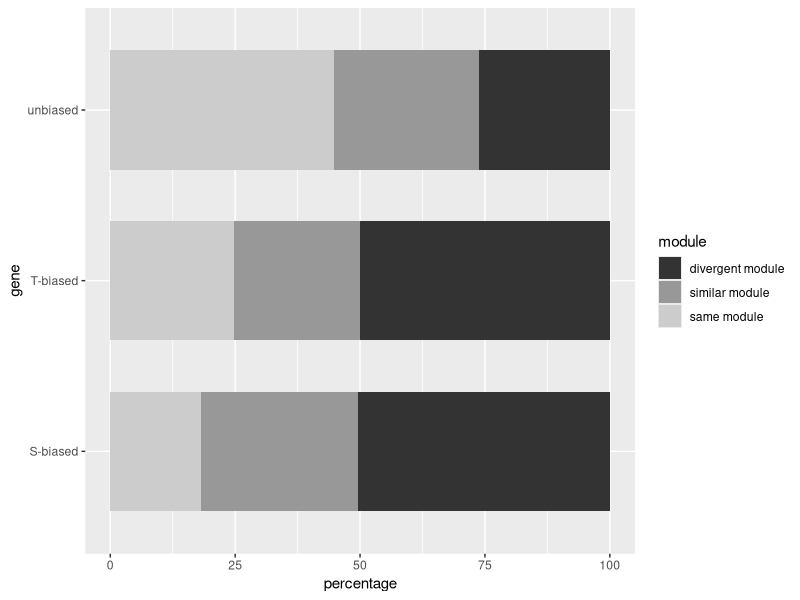
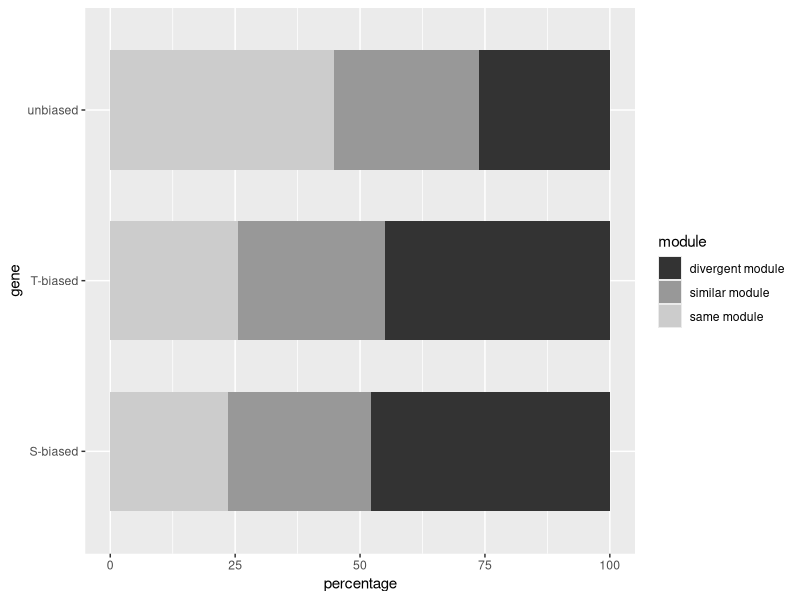
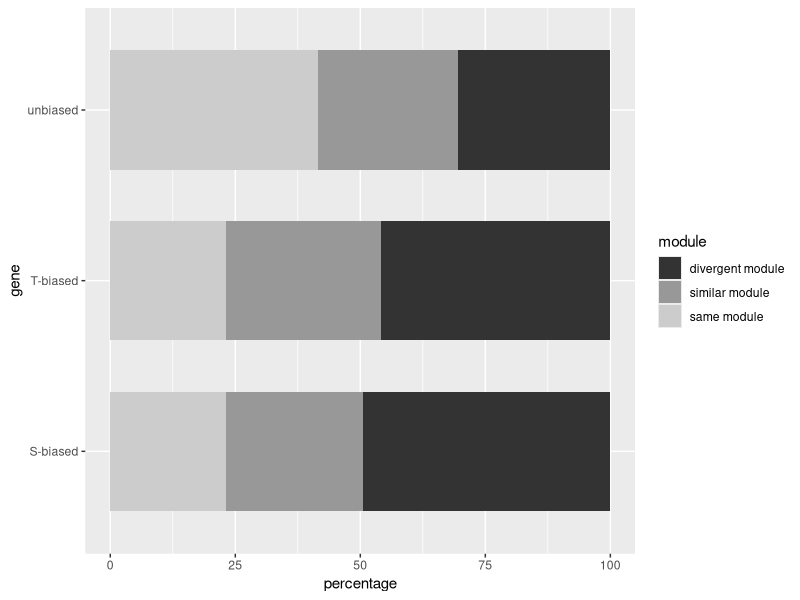
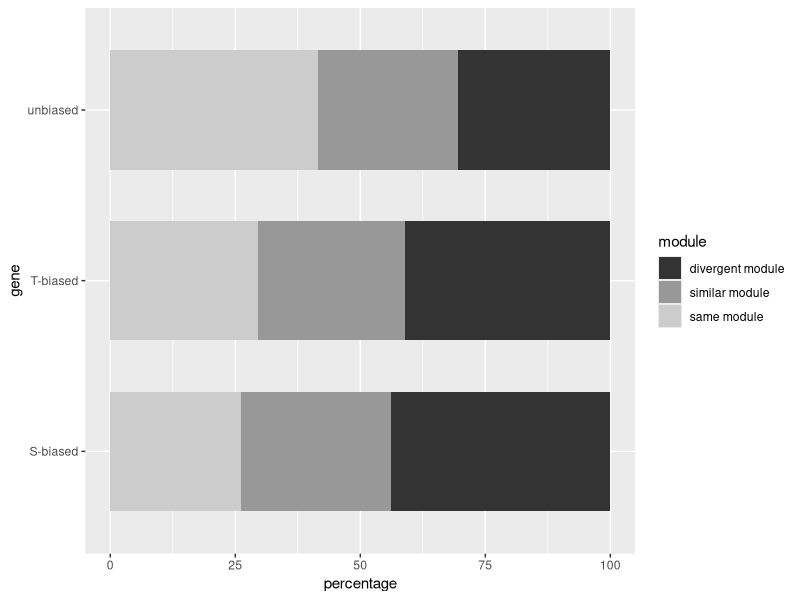

Source code (R) for these figures, in order:
library(ggplot2)
df_root = data.frame(
  gene = rep(c('unbiased','S-biased','T-biased'),each=3),
  module = rep(c('same module','similar module','divergent module'),3),
  percentage = c(41.6, 27.9, 30.5, 
                 23.2, 27.4, 49.4, 
                 23.2, 30.9, 45.9)
)

df_root$module = factor(df_root$module, 
                           levels=c("divergent module","similar module","same module"))


df_root_08 = data.frame(
  gene = rep(c('unbiased','S-biased','T-biased'),each=3),
  module = rep(c('same module','similar module','divergent module'),3),
  percentage = c(41.6, 27.9, 30.5, 
                 26.2, 30, 43.8, 
                 29.5, 29.4, 41.1)
)
df_root_08$module = factor(df_root_08$module, 
                           levels=c("divergent module","similar module","same module"))

df_leaf = data.frame(
  gene = rep(c('unbiased','S-biased','T-biased'),each=3),
  module = rep(c('same module','similar module','divergent module'),3),
  percentage = c(44.8, 29.1, 26.2, 
                 18.1, 31.4, 50.5, 
                 24.8, 25.2, 50.0)
)
df_leaf$module = factor(df_leaf$module, 
                           levels=c("divergent module","similar module","same module"))



df_leaf_08 = data.frame(
  gene = rep(c('unbiased','S-biased','T-biased'),each=3),
  module = rep(c('same module','similar module','divergent module'),3),
  percentage = c(44.8, 29.1, 26.2, 
                 23.6, 28.6, 47.8, 
                 25.6, 29.3, 45.1)
)

df_leaf_08$module = factor(df_leaf_08$module, 
                           levels=c("divergent module","similar module","same module"))


blank_theme <- theme_minimal()+
  theme(
    axis.title.x = element_blank(),
    axis.title.y = element_blank(),
    panel.border = element_blank(),
    panel.grid=element_blank(),
    axis.ticks = element_blank(),
    plot.title=element_text(size=14, face="bold")
  )

p_root <- ggplot(df_root, aes(x = gene, y = percentage))+
  geom_col(aes(fill = module), width = 0.7)+
  coord_flip()+
  scale_fill_grey()

p_leaf <- ggplot(df_leaf, aes(x = gene, y = percentage))+
  geom_col(aes(fill = module), width = 0.7)+
  coord_flip()+
  scale_fill_grey()

p_leaf_08 <- ggplot(df_leaf_08, aes(x = gene, y = percentage))+
  geom_col(aes(fill = module), width = 0.7)+
  coord_flip()+
  scale_fill_grey()

p_root_08 <- ggplot(df_root_08, aes(x = gene, y = percentage))+
  geom_col(aes(fill = module), width = 0.7)+
  coord_flip()+
  scale_fill_grey()

ggsave("homeologous gene in co-expression network.leaf.png",plot=p_leaf,
       path='C:/Users/10453/source/repos/SGN/nicotiana/subGenomeAssignment/WGCNA/round4')

ggsave("homeologous gene in co-expression network.leaf.80%%.png",plot=p_leaf_08,
       path='C:/Users/10453/source/repos/SGN/nicotiana/subGenomeAssignment/WGCNA/round4')


ggsave("homeologous gene in co-expression network.root.png",plot=p_root,
       path='C:/Users/10453/source/repos/SGN/nicotiana/subGenomeAssignment/WGCNA/round3')

ggsave("homeologous gene in co-expression network.root.80%%.png",plot=p_root_08,
       path='C:/Users/10453/source/repos/SGN/nicotiana/subGenomeAssignment/WGCNA/round3')
